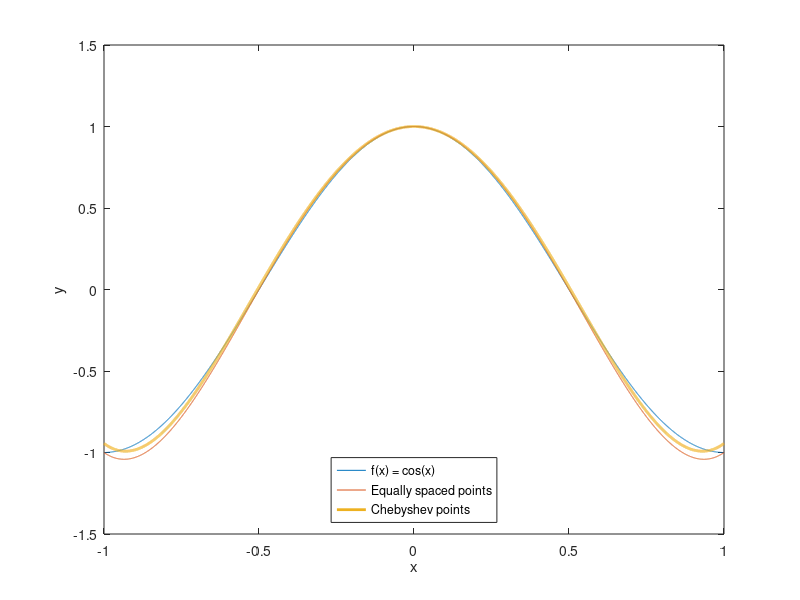
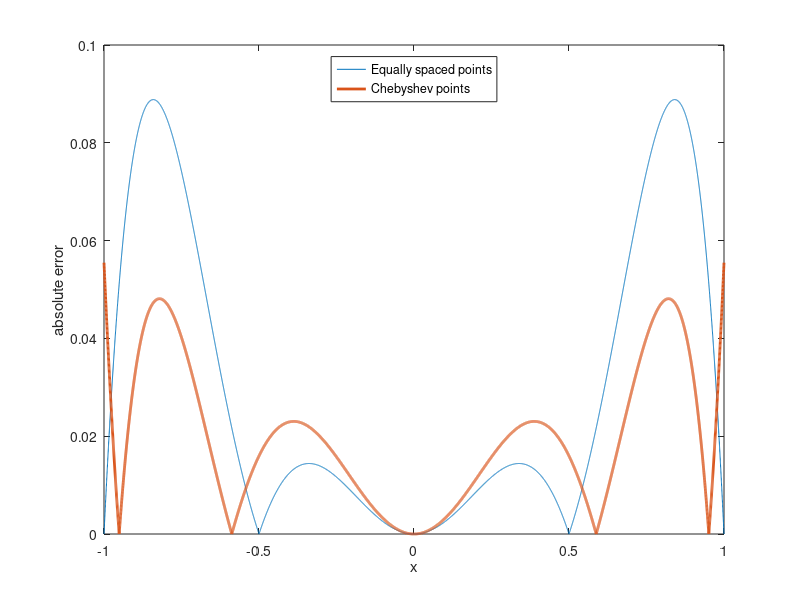

Here is the MATLAB script that generated these plots, in order:
% hw10 q2

% domain
x = linspace(-1,1,10001)';

f = @(x) cos(pi*x);

% interp pts
n = 4;
xeq = linspace(-1,1,n+1);
xcheb = cos( [2.*(0:n) + 1]' .* (pi/2/(n+1)) );

% equally-spaced points, Lagrange form
peq = zeros(length(x),1);
for i = 1:n+1
    % (i-1)th Lagrange polynomial
    l = ones(length(x),1);
    
    for j = 1:i-1
        l = l .* (x - xeq(j)) / (xeq(i) - xeq(j));
    end
    
    for j = i+1:n+1
        l = l .* (x - xeq(j)) / (xeq(i) - xeq(j));
    end
    
    peq = peq + f(xeq(i))*l;
end

% Chebyshev points, Lagrange form
pcheb = zeros(length(x),1);
for i = 1:n+1
    % (i-1)th Lagrange polynomial
    l = ones(length(x),1);
    
    for j = 1:i-1
        l = l .* (x - xcheb(j)) / (xcheb(i) - xcheb(j));
    end
    
    for j = i+1:n+1
        l = l .* (x - xcheb(j)) / (xcheb(i) - xcheb(j));
    end
    
    pcheb = pcheb + f(xcheb(i))*l;
end

figure(1);
plot(x,f(x),x,peq,x,pcheb,'Linewidth',2);
xlabel('x');
ylabel('y');
legend({'f(x) = cos(x)','Equally spaced points', ...
        'Chebyshev points'}, 'Location', 'south');

figure(2);
plot(x, abs(f(x) - peq), x, abs(f(x) - pcheb), ...
    'Linewidth', 2);
xlabel('x');
ylabel('absolute error');
legend({'Equally spaced points', 'Chebyshev points'}, ...
        'Location', 'north');

h = x(2) - x(1);
norm(abs(f(x) - peq), 'Inf')
sqrt(sum((abs(f(x) - peq)).^2)*h) % approx 2-norm
norm(abs(f(x) - pcheb), 'Inf')
sqrt(sum((abs(f(x) - pcheb)).^2)*h)
